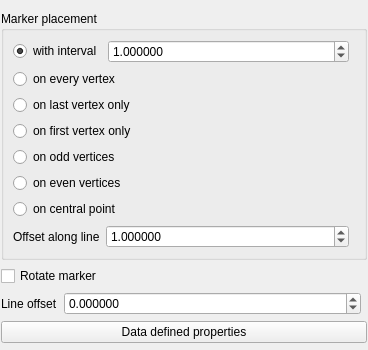
<?xml version="1.0" encoding="UTF-8"?>
<ui version="4.0">
 <class>WidgetMarkerLine</class>
 <widget class="QWidget" name="WidgetMarkerLine">
  <property name="geometry">
   <rect>
    <x>0</x>
    <y>0</y>
    <width>368</width>
    <height>332</height>
   </rect>
  </property>
  <property name="windowTitle">
   <string>Form</string>
  </property>
  <layout class="QFormLayout" name="formLayout">
   <property name="fieldGrowthPolicy">
    <enum>QFormLayout::AllNonFixedFieldsGrow</enum>
   </property>
   <property name="labelAlignment">
    <set>Qt::AlignLeading|Qt::AlignLeft|Qt::AlignTop</set>
   </property>
   <property name="leftMargin">
    <number>1</number>
   </property>
   <property name="rightMargin">
    <number>1</number>
   </property>
   <property name="bottomMargin">
    <number>1</number>
   </property>
   <item row="0" column="0" colspan="2">
    <widget class="QGroupBox" name="groupBox">
     <property name="title">
      <string>Marker placement</string>
     </property>
     <layout class="QGridLayout" name="gridLayout">
      <item row="0" column="0">
       <layout class="QHBoxLayout" name="horizontalLayout_4">
        <item>
         <widget class="QRadioButton" name="radInterval">
          <property name="text">
           <string>with interval</string>
          </property>
          <property name="checked">
           <bool>true</bool>
          </property>
         </widget>
        </item>
        <item>
         <widget class="QDoubleSpinBox" name="spinInterval">
          <property name="sizePolicy">
           <sizepolicy hsizetype="Minimum" vsizetype="Fixed">
            <horstretch>1</horstretch>
            <verstretch>0</verstretch>
           </sizepolicy>
          </property>
          <property name="decimals">
           <number>6</number>
          </property>
          <property name="maximum">
           <double>10000000.000000000000000</double>
          </property>
          <property name="singleStep">
           <double>0.200000000000000</double>
          </property>
          <property name="value">
           <double>1.000000000000000</double>
          </property>
         </widget>
        </item>
        <item>
         <widget class="QgsUnitSelectionWidget" name="mIntervalUnitWidget" native="true"/>
        </item>
       </layout>
      </item>
      <item row="7" column="0">
       <layout class="QHBoxLayout" name="horizontalLayout">
        <item>
         <widget class="QLabel" name="label">
          <property name="text">
           <string>Offset along line</string>
          </property>
         </widget>
        </item>
        <item>
         <widget class="QDoubleSpinBox" name="mSpinOffsetAlongLine">
          <property name="sizePolicy">
           <sizepolicy hsizetype="Minimum" vsizetype="Fixed">
            <horstretch>1</horstretch>
            <verstretch>0</verstretch>
           </sizepolicy>
          </property>
          <property name="decimals">
           <number>6</number>
          </property>
          <property name="maximum">
           <double>10000000.000000000000000</double>
          </property>
          <property name="singleStep">
           <double>0.200000000000000</double>
          </property>
          <property name="value">
           <double>1.000000000000000</double>
          </property>
         </widget>
        </item>
        <item>
         <widget class="QgsUnitSelectionWidget" name="mOffsetAlongLineUnitWidget" native="true"/>
        </item>
       </layout>
      </item>
      <item row="2" column="0">
       <widget class="QRadioButton" name="radVertexLast">
        <property name="text">
         <string>on last vertex only</string>
        </property>
       </widget>
      </item>
      <item row="1" column="0">
       <widget class="QRadioButton" name="radVertex">
        <property name="text">
         <string>on every vertex</string>
        </property>
       </widget>
      </item>
      <item row="6" column="0">
       <widget class="QRadioButton" name="radCentralPoint">
        <property name="text">
         <string>on central point</string>
        </property>
       </widget>
      </item>
      <item row="3" column="0">
       <widget class="QRadioButton" name="radVertexFirst">
        <property name="text">
         <string>on first vertex only</string>
        </property>
       </widget>
      </item>
      <item row="4" column="0">
       <widget class="QRadioButton" name="radVertexOdd">
        <property name="text">
         <string>on odd vertices</string>
        </property>
       </widget>
      </item>
      <item row="5" column="0">
       <widget class="QRadioButton" name="radVertexEven">
        <property name="text">
         <string>on even vertices</string>
        </property>
       </widget>
      </item>
     </layout>
    </widget>
   </item>
   <item row="1" column="0" colspan="2">
    <widget class="QCheckBox" name="chkRotateMarker">
     <property name="text">
      <string>Rotate marker</string>
     </property>
    </widget>
   </item>
   <item row="3" column="0">
    <widget class="QLabel" name="label_3">
     <property name="text">
      <string>Line offset</string>
     </property>
    </widget>
   </item>
   <item row="3" column="1">
    <layout class="QHBoxLayout" name="horizontalLayout_3">
     <item>
      <widget class="QDoubleSpinBox" name="spinOffset">
       <property name="sizePolicy">
        <sizepolicy hsizetype="Minimum" vsizetype="Fixed">
         <horstretch>1</horstretch>
         <verstretch>0</verstretch>
        </sizepolicy>
       </property>
       <property name="decimals">
        <number>6</number>
       </property>
       <property name="minimum">
        <double>-100000.000000000000000</double>
       </property>
       <property name="maximum">
        <double>100000.000000000000000</double>
       </property>
       <property name="singleStep">
        <double>0.200000000000000</double>
       </property>
      </widget>
     </item>
     <item>
      <widget class="QgsUnitSelectionWidget" name="mOffsetUnitWidget" native="true"/>
     </item>
    </layout>
   </item>
   <item row="4" column="0" colspan="2">
    <widget class="QPushButton" name="mDataDefinedPropertiesButton">
     <property name="sizePolicy">
      <sizepolicy hsizetype="Minimum" vsizetype="Fixed">
       <horstretch>0</horstretch>
       <verstretch>0</verstretch>
      </sizepolicy>
     </property>
     <property name="text">
      <string>Data defined properties</string>
     </property>
    </widget>
   </item>
   <item row="5" column="0">
    <spacer name="verticalSpacer">
     <property name="orientation">
      <enum>Qt::Vertical</enum>
     </property>
     <property name="sizeHint" stdset="0">
      <size>
       <width>20</width>
       <height>40</height>
      </size>
     </property>
    </spacer>
   </item>
  </layout>
 </widget>
 <customwidgets>
  <customwidget>
   <class>QgsUnitSelectionWidget</class>
   <extends>QWidget</extends>
   <header>qgsunitselectionwidget.h</header>
   <container>1</container>
  </customwidget>
 </customwidgets>
 <tabstops>
  <tabstop>radInterval</tabstop>
  <tabstop>spinInterval</tabstop>
  <tabstop>mIntervalUnitWidget</tabstop>
  <tabstop>radVertex</tabstop>
  <tabstop>radVertexLast</tabstop>
  <tabstop>radVertexFirst</tabstop>
  <tabstop>radCentralPoint</tabstop>
  <tabstop>mSpinOffsetAlongLine</tabstop>
  <tabstop>mOffsetAlongLineUnitWidget</tabstop>
  <tabstop>chkRotateMarker</tabstop>
  <tabstop>spinOffset</tabstop>
  <tabstop>mOffsetUnitWidget</tabstop>
  <tabstop>mDataDefinedPropertiesButton</tabstop>
 </tabstops>
 <resources/>
 <connections/>
</ui>
